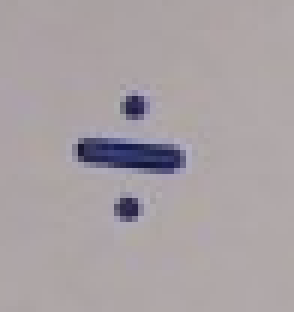
#> input picture project/data/test_operators/1.png, 98 x 104 px, given in place of test_operators, which was not available (shown 3 times larger)
$ python main.py --input data/test_operators   (older library calls are emulated)
#> lines starting #> are read from the running program, lines starting #| are printed output that depends on the picture; after the words box and inside, x2 and y2 are one past the last pixel; in counts of white or black regions, pixels touching at a corner belong together; pictures that were not available may be replaced by others from this repository, and a replacement may not be noted
#> in main, _frame is the input picture: shape (104, 98, 3); mean B, G, R 163.9, 160.9, 168.6
### project/localization.py
from skimage import io
import numpy as np
import cv2
from matplotlib import pyplot as plt
from skimage.morphology import disk, closing
from skimage.color import rgb2hsv, hsv2rgb


# [180 lines left out: functions tip_tracking, tip_tracking_2, not called in this run]


def tip_tracking_3(_frame):
    frame = cv2.cvtColor(_frame, cv2.COLOR_BGR2RGB)

    def illumination_invariance(im):
        hsv_im = rgb2hsv(im)
#> hsv_im: shape (104, 98, 3) float64; mean of channels 0, 1, 2 0.591, 0.0664, 0.669
        temp = np.ones(hsv_im[:, :, 2].shape)
        # 0.5958 is the mean of brightness for train video frames
        hsv_im[:, :, 2] = np.minimum(hsv_im[:, :, 2] + (0.5958 - np.mean(hsv_im[:, :, 2])), temp)
#> hsv_im: shape (104, 98, 3) float64; mean of channels 0, 1, 2 0.591, 0.0664, 0.596
        return hsv2rgb(hsv_im)
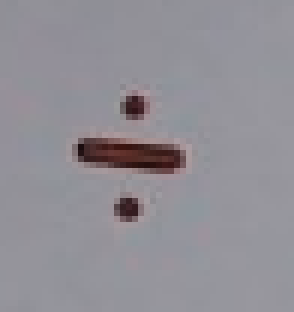
#> returned value: shape (104, 98, 3) float64 (shown 3 times larger); mean of channels 0, 1, 2 0.589, 0.562, 0.572; drawn as B, G, R

    # fig, ax = plt.subplots()
    frame = illumination_invariance(frame)

    frame2 = frame.astype('float')
    frame3 = (frame2[:, :, 0] - frame2[:, :, 1]) + (frame2[:, :, 0] - frame2[:, :, 2])
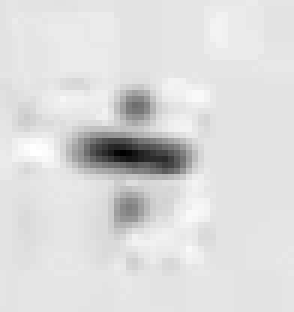
#> frame3: shape (104, 98) float64 (shown 3 times larger); min -0.234, max 0.0876, mean 0.044; drawn with min black and max white
    argoman = np.transpose(
        np.asarray(np.unravel_index(np.argsort(frame3, axis=None)[::-1], frame3.shape))[:, :2000])  # pick 2000 points
#> argoman = 2000 pairs, first value 0 to 99, second value 0 to 97

    #  remove pixel outliers
    mean = np.mean(argoman, axis=0)
#> mean = [38.43, 48.19]
    standard_deviation = np.std(argoman, axis=0)
#> standard_deviation = [27.75, 25.05]
    distance_from_mean = abs(argoman - mean)
#> distance_from_mean = 2000 pairs, first value 0.429 to 60.57, second value 0.188 to 48.81
    max_deviations = 2
    not_color_outlier = np.logical_and(distance_from_mean[:, 0] < max_deviations * standard_deviation[0],
                                       distance_from_mean[:, 1] < max_deviations * standard_deviation[1])
    argoman = argoman[not_color_outlier]
#> argoman = 1984 pairs, first value 0 to 93, second value 0 to 97

    frame3 *= 0
#> frame3: shape (104, 98) float64; every value is 0
    frame3[argoman[:, 0], argoman[:, 1]] = 1
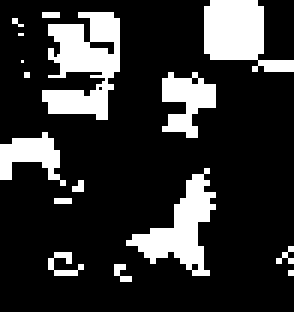
#> frame3: shape (104, 98) float64 (shown 3 times larger); values 0 (black) and 1 (white), 19.5% white; 16 white regions (9 under 20 px), largest, box (x1, y1, x2, y2) and area: (14, 4, 40, 40) 571, (68, 0, 98, 24) 432, (42, 56, 72, 92) 416
    # used openning to remove small islands and find corresponding argoman and remove islands there as well
    from skimage.morphology import disk, opening
    frame4 = opening(frame3, disk(3))
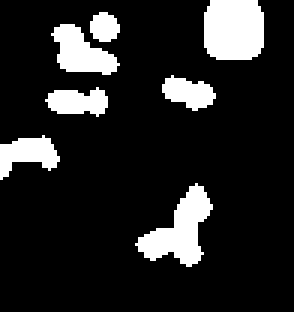
#> frame4: shape (104, 98) float64 (shown 3 times larger); values 0 (black) and 1 (white), 14.2% white; 7 white regions, largest, box (x1, y1, x2, y2) and area: (68, 0, 88, 20) 372, (45, 61, 71, 89) 331, (17, 8, 40, 25) 222
    args_opened = np.argwhere(frame4 != frame3)
#> args_opened = 533 pairs, first value 2 to 93, second value 1 to 97
    np.in1d(argoman[:, 0], args_opened[:, 0])
    argoman_opened = np.logical_and(np.in1d(argoman[:, 0], args_opened[:, 0]), np.in1d(argoman[:, 1], args_opened[:,
                                                                                                      1]))  # fig, ax = plt.subplots(1, 1, figsize=(6, 6))
    argoman = argoman[~argoman_opened]
#> argoman = 438 pairs, first value 0 to 85, second value 0 to 85
    # ax.imshow(frame4, cmap='gray')

    from sklearn.decomposition import PCA
    pca = PCA(n_components=1)
    pca.fit(argoman)
    arrow = pca.transform(argoman)
#> arrow = 438 values, max 59.38 at index 428, min -42.34 at index 328, mean -1.04e-15
    arg_tip_arrow = argoman[np.argmin(arrow), :]
#> arg_tip_arrow = [0, 85]

    return arg_tip_arrow


# [3 lines that do not run on import are left out]

### project/main.py
import argparse
from localization import *
from digit_classification import *
from operator_classification import *
import numpy as np
from equation_evaluation import *
import warnings

warnings.simplefilter("ignore", UserWarning)


def cli():
    parser = argparse.ArgumentParser(
        description=__doc__,
        formatter_class=argparse.ArgumentDefaultsHelpFormatter,
    )
    parser.add_argument('--vis', default=True,
                        help='visualization')
    parser.add_argument('--input', default=None, type=str, help='input avi video directory')
    parser.add_argument('--output', default=None, type=str, help='output avi video directory')
    args = parser.parse_args()
    return args


def main(args):
    writer = cv2.VideoWriter(args.output, cv2.VideoWriter_fourcc(*'MJPG'), 2, (720, 480), True)

    font = cv2.FONT_HERSHEY_SIMPLEX

    # arrow_locations = tip_tracking_2()
    cap = cv2.VideoCapture(args.input)
    t = 0
    eqn = ""
    dict_op = {'plus':'+','div':'/','eq':'=','mult':'*','minus':'-'}
    res = 0
    digit_or_op = True
    _traj_arrow_tip_locations = []
    _traj_k = 0
    while(cap.isOpened()):
        print('processing frame: {} '.format(t+1))
        ret, _frame = cap.read()
        if ret==False: #if video is over
            break
        if t==0: #save the first frame
            first_frame = _frame

        _traj_k+=1
        arrow_loc = tip_tracking_3(_frame)
#> arrow_loc = [0, 85]
        _traj_arrow_tip_locations.append(arrow_loc)
        # draw linear trajectory
        if _traj_k > 1:
            # start_point = tuple(np.flip(arrow_tip_locations[-1]))
            # end_point = tuple(np.flip(arrow_tip_locations[-2]))
            # Black color in BGR
            color = (0, 100, 255)
            # Line thickness of 5 px
            thickness = 5
            for kk in range(_traj_k, 1, -1):
                _frame = cv2.line(_frame, tuple(np.flip(_traj_arrow_tip_locations[-kk + 1])),
                                  tuple(np.flip(_traj_arrow_tip_locations[-kk])), color, thickness)

        cv2.putText(_frame,"Equation: " + eqn,(20,400), font, 1, (0, 0, 0), 2, cv2.LINE_AA)
        writer.write(_frame)
        # cv2.imshow('frame',_frame)
        # cv2.waitKey(1000)

        # Get the area around the arrow tip, from which the image is to be detected
        x_min = max(arrow_loc[0]-40, 0)
#> x_min = 0
        x_max = min(arrow_loc[0]+40, first_frame.shape[0])
#> x_max = 40
        y_min = max(arrow_loc[1]-40,0)
#> y_min = 45
        y_max = min(arrow_loc[1]+40, first_frame.shape[1])
#> y_max = 98
        img = first_frame[x_min:x_max,y_min:y_max]
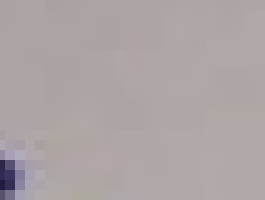
#> img: shape (40, 53, 3) (shown 5 times larger); mean B, G, R 165.4, 164.3, 172.5
        img = cv2.cvtColor(img, cv2.COLOR_RGB2GRAY)
#> img: shape (40, 53)

        # If digit to detect
        if digit_or_op:

            #Threshold the image
            _,im_for_digit = cv2.threshold(img, 130, 255, cv2.THRESH_BINARY)
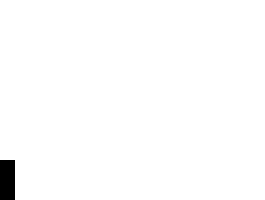
#> im_for_digit: shape (40, 53) (shown 5 times larger); 98.9% white; 1 black region, box (x1, y1, x2, y2) and area: (0, 32, 3, 40) 24

            # Get the bounding box of the digit
            output = cv2.connectedComponentsWithStats(im_for_digit, 8, cv2.CV_32S)
            stats = output[2]
#> stats = [[0, 32, 3, 8, 24], [0, 0, 53, 40, 2096]]
            if output[2].shape[0]==2: #If only one connected component in the image
                stats = stats[0]
#> stats = [0, 32, 3, 8, 24]
                if(stats[4]>0): # Area of connected component>0

                    # Get image ready for passing to cnn model ie get 28*28 image
                    im_for_digit = im_for_digit[stats[1]:stats[1]+stats[3],stats[0]:stats[0]+stats[2]]
#> im_for_digit = [[0, 0, 0], [0, 0, 0], [0, 0, 0], [0, 0, 0], [0, 0, 0], [0, 0, 0], [0, 0, 0], [0, 0, 0]]
                    delta_w = 28 - im_for_digit.shape[1]
#> delta_w = 25
                    delta_h = 28 - im_for_digit.shape[0]
#> delta_h = 20
                    top, bottom = delta_h//2, delta_h-(delta_h//2)
#> top = 10; bottom = 10
                    left, right = delta_w//2, delta_w-(delta_w//2)
#> left = 12; right = 13
                    if top>0 and bottom>0 and left>0 and right>0:
                        color = [255]
                        im_for_digit = cv2.copyMakeBorder(im_for_digit, top, bottom, left, right, cv2.BORDER_CONSTANT,
                            value=color)
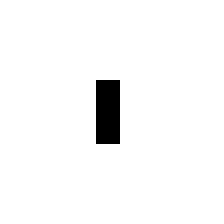
#> im_for_digit: shape (28, 28) (shown 8 times larger); 96.9% white; 1 black region, box (x1, y1, x2, y2) and area: (12, 10, 15, 18) 24
                        im_for_digit = cv2.bitwise_not(im_for_digit)
#> im_for_digit: shape (28, 28); 3.1% white; 1 white region, box (x1, y1, x2, y2) and area: (12, 10, 15, 18) 24
                        im_for_digit = cv2.morphologyEx(im_for_digit, cv2.MORPH_CLOSE, np.ones((3,3),np.uint8))
                        # cv2.imshow('frame',im_for_digit)
                        # cv2.waitKey(1000)
                        prediction, loss = pred_digit(torch.tensor(im_for_digit/255).float().unsqueeze(0).unsqueeze(0),False)
                        if stats[4]>90:
                            # cv2.imshow('frame',im_for_digit)
                            # cv2.waitKey(1000)
                            digit_or_op = False
                            eqn += " " + str(prediction)
                            # cv2.putText(_frame,eqn,(20,400), font, 1, (0, 0, 0), 2, cv2.LINE_AA)
                            # cv2.imshow('frame',_frame)
                            print("Predicted digit: ",prediction," Loss: ",loss)

        # If operator to detect
        else:
            op, loss = operator_classify(img)
            if loss<1.5e-10:
                digit_or_op = True
                if op!='eq':
                    eqn += " " + str(dict_op[op])
                print("Predicted operator: ",op)
                # Skip the next two frames, so as not to interfere with digit classification
                # cv2.imwrite('/home/mahdi/IAPR/iapr-2020/tmp/final_frames/frame_{}.png'.format(t), _frame)
                t+=1
                ret, _frame = cap.read()

                _traj_k += 1
                arrow_loc = tip_tracking_3(_frame)
                _traj_arrow_tip_locations.append(arrow_loc)
                # draw linear trajectory
                if _traj_k > 1:
                    # start_point = tuple(np.flip(arrow_tip_locations[-1]))
                    # end_point = tuple(np.flip(arrow_tip_locations[-2]))
                    # Black color in BGR
                    color = (0, 100, 255)
                    # Line thickness of 5 px
                    thickness = 5
                    for kk in range(_traj_k, 1, -1):
                        _frame = cv2.line(_frame, tuple(np.flip(_traj_arrow_tip_locations[-kk + 1])),
                                          tuple(np.flip(_traj_arrow_tip_locations[-kk])), color, thickness)

                cv2.putText(_frame,"Equation: " + eqn,(20,400), font, 1, (0, 0, 0), 2, cv2.LINE_AA)
                writer.write(_frame)

                # cv2.imshow('frame',_frame)
                # cv2.waitKey(1000)
                # cv2.imwrite('/home/mahdi/IAPR/iapr-2020/tmp/final_frames/frame_{}.png'.format(t), _frame)
                t+=1
                ret, _frame = cap.read()

                _traj_k += 1
                arrow_loc = tip_tracking_3(_frame)
                _traj_arrow_tip_locations.append(arrow_loc)
                # draw linear trajectory
                if _traj_k > 1:
                    # start_point = tuple(np.flip(arrow_tip_locations[-1]))
                    # end_point = tuple(np.flip(arrow_tip_locations[-2]))
                    # Black color in BGR
                    color = (0, 100, 255)
                    # Line thickness of 5 px
                    thickness = 5
                    for kk in range(_traj_k, 1, -1):
                        _frame = cv2.line(_frame, tuple(np.flip(_traj_arrow_tip_locations[-kk + 1])),
                                          tuple(np.flip(_traj_arrow_tip_locations[-kk])), color, thickness)

                cv2.putText(_frame, "Equation: " + eqn, (20, 400), font, 1, (0, 0, 0), 2, cv2.LINE_AA)
                writer.write(_frame)

                # cv2.imshow('frame',_frame)
                # cv2.waitKey(1000)
                if op=='eq':
                    res = evaluate(eqn)
                    eqn += " " + str(dict_op[op])
                    cv2.putText(_frame,"Equation: " + eqn + " " + str(res),(20,400), font, 1, (0, 0, 0), 2, cv2.LINE_AA)
                    writer.write(_frame)
                    print(eqn + " " + str(res))
                    # cv2.imshow('frame',_frame)
                    # cv2.waitKey(100)
                    # cv2.imwrite('/home/mahdi/IAPR/iapr-2020/tmp/final_frames/frame_{}.png'.format(t), _frame)

                    while True:  # if video is over breaks
                        t += 1
                        ret, _frame = cap.read()
                        if ret==False:
                            break
                        _traj_k += 1
                        arrow_loc = tip_tracking_3(_frame)
                        _traj_arrow_tip_locations.append(arrow_loc)
                        # draw linear trajectory
                        if _traj_k > 1:
                            # start_point = tuple(np.flip(arrow_tip_locations[-1]))
                            # end_point = tuple(np.flip(arrow_tip_locations[-2]))
                            # Black color in BGR
                            color = (0, 100, 255)
                            # Line thickness of 5 px
                            thickness = 5
                            for kk in range(_traj_k, 1, -1):
                                _frame = cv2.line(_frame, tuple(np.flip(_traj_arrow_tip_locations[-kk + 1])),
                                                  tuple(np.flip(_traj_arrow_tip_locations[-kk])), color, thickness)
                        cv2.putText(_frame, "Equation: " + eqn + " " + str(res), (20, 400), font, 1, (0, 0, 0), 2,
                                    cv2.LINE_AA)
                        # cv2.imwrite('/home/mahdi/IAPR/iapr-2020/tmp/final_frames/frame_{}.png'.format(t), _frame)
                        writer.write(_frame)

        if ret==False:
            break
        # cv2.imwrite('/home/mahdi/IAPR/iapr-2020/tmp/final_frames/frame_{}.png'.format(t), _frame)
        t+=1
    pass


if __name__ == '__main__':
    args = cli()
    # args.input = '/home/mahdi/IAPR/iapr-2020/tmp/input_dir/robot_parcours_1.avi'
    # args.output = '/home/mahdi/IAPR/iapr-2020/tmp/output_dir/result.avi'
    main(args)
#> (the call stopped at in main, `prediction, loss = pred_digit(torch.tensor(im_for_digit/255).float().u..`: torch is not available in this run)

$ run again, on project/data/test_operators/2.png
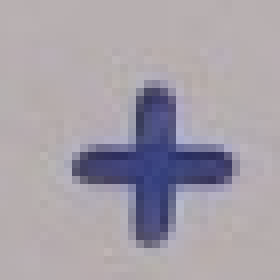
#> input picture project/data/test_operators/2.png, 70 x 70 px, given in place of test_operators, which was not available (shown 4 times larger)
#> in main, _frame is the input picture: shape (70, 70, 3); mean B, G, R 168.8, 160.1, 166.3
#> in tip_tracking_3, `argoman = np.transpose( np.asarray(np.unravel_index(np.argsort(frame3,..`: argoman = 2000 pairs, first value 0 to 69, second value 0 to 69
#> mean = [33.02, 31.72]
#> standard_deviation = [23.56, 22.46]
#> distance_from_mean = 2000 pairs, first value 0.0215 to 35.98, second value 0.277 to 37.28
#> in tip_tracking_3, `frame3[argoman[:, 0], argoman[:, 1]] = 1`:
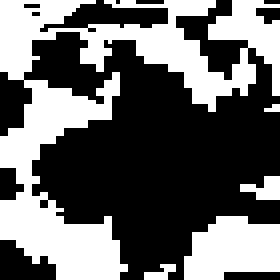
#> frame3: shape (70, 70) float64 (shown 4 times larger); values 0 (black) and 1 (white), 40.8% white; 5 white regions (2 under 20 px), largest, box (x1, y1, x2, y2) and area: (0, 0, 70, 70) 1637, (46, 54, 70, 70) 300, (60, 44, 70, 50) 38
#> frame4: shape (70, 70) float64; values 0 (black) and 1 (white), 31% white; 7 white regions, largest, box (x1, y1, x2, y2) and area: (0, 48, 31, 70) 394, (46, 54, 70, 70) 290, (0, 21, 25, 43) 256
#> args_opened = 479 pairs, first value 0 to 69, second value 2 to 69
#> in tip_tracking_3, `argoman = argoman[~argoman_opened]`: argoman = 283 pairs, first value 0 to 69, second value 0 to 69
#> arrow = 283 values, max 51.24 at index 218, min -42.17 at index 262, mean -2.01e-16
#> arg_tip_arrow = [0, 0]
#> x_min = 0
#> x_max = 40
#> y_min = 0
#> y_max = 40
#> in main, `stats = output[2]`: stats = [[20, 22, 20, 18, 152], [0, 0, 40, 40, 1448]]
#> in main, `stats = stats[0]`: stats = [20, 22, 20, 18, 152]
#> in main, `im_for_digit = cv2.copyMakeBorder(im_for_digit, top, bottom, left, rig..`:
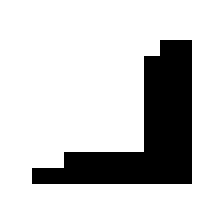
#> im_for_digit: shape (28, 28) (shown 8 times larger); 80.6% white; 1 black region, box (x1, y1, x2, y2) and area: (4, 5, 24, 23) 152

$ run again, on project/data/test_operators/4.png
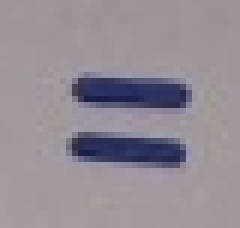
#> input picture project/data/test_operators/4.png, 80 x 76 px, given in place of test_operators, which was not available (shown 3 times larger)
#> in main, _frame is the input picture: shape (76, 80, 3); mean B, G, R 149.2, 140.3, 148
#> in tip_tracking_3, `argoman = np.transpose( np.asarray(np.unravel_index(np.argsort(frame3,..`: argoman = 2000 pairs, first value 0 to 75, second value 0 to 79
#> mean = [45.59, 38.39]
#> standard_deviation = [25.15, 26.34]
#> distance_from_mean = 2000 pairs, first value 0.411 to 45.59, second value 0.392 to 40.61
#> in tip_tracking_3, `frame3[argoman[:, 0], argoman[:, 1]] = 1`:
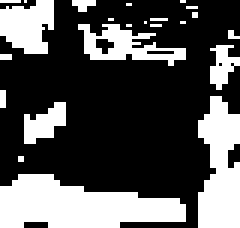
#> frame3: shape (76, 80) float64 (shown 3 times larger); values 0 (black) and 1 (white), 32.9% white; 23 white regions (16 under 20 px), largest, box (x1, y1, x2, y2) and area: (0, 58, 62, 76) 760, (66, 32, 80, 76) 472, (0, 0, 18, 18) 240
#> frame4: shape (76, 80) float64; values 0 (black) and 1 (white), 24.7% white; 6 white regions, box (x1, y1, x2, y2) and area: (0, 58, 62, 76) 743, (66, 55, 80, 76) 252, (0, 0, 18, 18) 217, (66, 35, 80, 53) 169, (8, 35, 22, 47) 83, (37, 10, 45, 18) 38
#> args_opened = 498 pairs, first value 0 to 73, second value 0 to 79
#> in tip_tracking_3, `argoman = argoman[~argoman_opened]`: argoman = 411 pairs, first value 38 to 75, second value 0 to 79
#> arrow = 411 values, max 38.89 at index 7, min -43.24 at index 58, mean 6.36e-15
#> arg_tip_arrow = [75, 0]
#> x_min = 35
#> x_max = 76
#> y_min = 0
#> y_max = 40
#> in main, `stats = output[2]`: stats = [[22, 0, 18, 19, 168], [0, 0, 40, 41, 1472]]
#> in main, `stats = stats[0]`: stats = [22, 0, 18, 19, 168]
#> in main, `im_for_digit = cv2.copyMakeBorder(im_for_digit, top, bottom, left, rig..`:
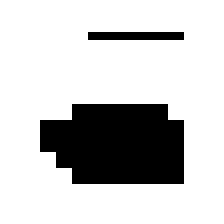
#> im_for_digit: shape (28, 28) (shown 8 times larger); 78.6% white; 2 black regions (1 under 20 px), largest, box (x1, y1, x2, y2) and area: (5, 13, 23, 23) 156
